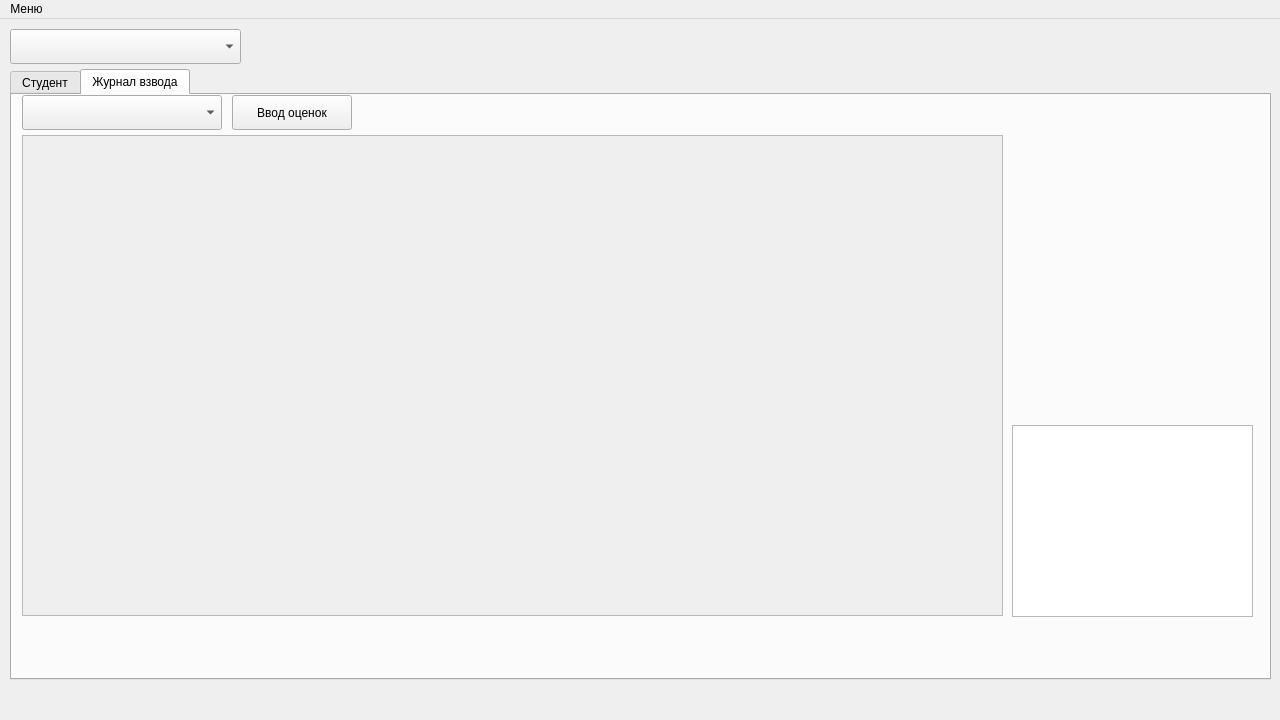
<?xml version="1.0" encoding="UTF-8"?>
<ui version="4.0">
 <class>wMarks</class>
 <widget class="QMainWindow" name="wMarks">
  <property name="geometry">
   <rect>
    <x>0</x>
    <y>0</y>
    <width>1280</width>
    <height>720</height>
   </rect>
  </property>
  <property name="windowTitle">
   <string>Электронный журнал</string>
  </property>
  <widget class="QWidget" name="centralwidget">
   <widget class="QComboBox" name="cbSquad">
    <property name="geometry">
     <rect>
      <x>10</x>
      <y>10</y>
      <width>231</width>
      <height>35</height>
     </rect>
    </property>
   </widget>
   <widget class="QTabWidget" name="tabWidget">
    <property name="geometry">
     <rect>
      <x>10</x>
      <y>50</y>
      <width>1261</width>
      <height>611</height>
     </rect>
    </property>
    <property name="currentIndex">
     <number>1</number>
    </property>
    <widget class="QWidget" name="twStudent">
     <attribute name="title">
      <string>Студент</string>
     </attribute>
     <widget class="QTabWidget" name="twStudentInfo">
      <property name="geometry">
       <rect>
        <x>10</x>
        <y>45</y>
        <width>1240</width>
        <height>510</height>
       </rect>
      </property>
      <property name="currentIndex">
       <number>2</number>
      </property>
      <widget class="QWidget" name="tabGeneralInfo">
       <attribute name="title">
        <string>Информация</string>
       </attribute>
       <widget class="QGroupBox" name="gbName">
        <property name="geometry">
         <rect>
          <x>10</x>
          <y>10</y>
          <width>171</width>
          <height>131</height>
         </rect>
        </property>
        <property name="baseSize">
         <size>
          <width>50</width>
          <height>50</height>
         </size>
        </property>
        <property name="autoFillBackground">
         <bool>false</bool>
        </property>
        <property name="title">
         <string>ФИО</string>
        </property>
        <property name="flat">
         <bool>true</bool>
        </property>
        <property name="checkable">
         <bool>false</bool>
        </property>
        <widget class="QLabel" name="lLast">
         <property name="geometry">
          <rect>
           <x>10</x>
           <y>30</y>
           <width>181</width>
           <height>21</height>
          </rect>
         </property>
         <property name="text">
          <string>TextLabel</string>
         </property>
        </widget>
        <widget class="QLabel" name="lFirst">
         <property name="geometry">
          <rect>
           <x>10</x>
           <y>60</y>
           <width>181</width>
           <height>21</height>
          </rect>
         </property>
         <property name="text">
          <string>TextLabel</string>
         </property>
        </widget>
        <widget class="QLabel" name="lMiddle">
         <property name="geometry">
          <rect>
           <x>10</x>
           <y>90</y>
           <width>181</width>
           <height>21</height>
          </rect>
         </property>
         <property name="text">
          <string>TextLabel</string>
         </property>
        </widget>
       </widget>
       <widget class="QGroupBox" name="gbDiscipline">
        <property name="geometry">
         <rect>
          <x>10</x>
          <y>140</y>
          <width>171</width>
          <height>91</height>
         </rect>
        </property>
        <property name="baseSize">
         <size>
          <width>50</width>
          <height>50</height>
         </size>
        </property>
        <property name="autoFillBackground">
         <bool>false</bool>
        </property>
        <property name="title">
         <string>Дисциплина</string>
        </property>
        <property name="flat">
         <bool>true</bool>
        </property>
        <property name="checkable">
         <bool>false</bool>
        </property>
        <widget class="QLabel" name="lBad">
         <property name="geometry">
          <rect>
           <x>10</x>
           <y>30</y>
           <width>101</width>
           <height>21</height>
          </rect>
         </property>
         <property name="text">
          <string>Взысканий:</string>
         </property>
        </widget>
        <widget class="QLabel" name="lGood">
         <property name="geometry">
          <rect>
           <x>10</x>
           <y>60</y>
           <width>111</width>
           <height>21</height>
          </rect>
         </property>
         <property name="text">
          <string>Поощрений:</string>
         </property>
        </widget>
        <widget class="QLabel" name="lBadCnt">
         <property name="geometry">
          <rect>
           <x>120</x>
           <y>30</y>
           <width>41</width>
           <height>21</height>
          </rect>
         </property>
         <property name="text">
          <string>0</string>
         </property>
        </widget>
        <widget class="QLabel" name="lGoodCnt">
         <property name="geometry">
          <rect>
           <x>120</x>
           <y>60</y>
           <width>41</width>
           <height>21</height>
          </rect>
         </property>
         <property name="text">
          <string>0</string>
         </property>
        </widget>
       </widget>
       <widget class="QGroupBox" name="gbAverage">
        <property name="geometry">
         <rect>
          <x>180</x>
          <y>10</y>
          <width>321</width>
          <height>210</height>
         </rect>
        </property>
        <property name="title">
         <string>Успеваемость</string>
        </property>
        <widget class="QTableView" name="tAverage">
         <property name="geometry">
          <rect>
           <x>10</x>
           <y>30</y>
           <width>250</width>
           <height>171</height>
          </rect>
         </property>
        </widget>
       </widget>
      </widget>
      <widget class="QWidget" name="tabCommand">
       <attribute name="title">
        <string>Дежурства</string>
       </attribute>
       <widget class="QPushButton" name="bAddDuty">
        <property name="geometry">
         <rect>
          <x>10</x>
          <y>420</y>
          <width>100</width>
          <height>35</height>
         </rect>
        </property>
        <property name="text">
         <string>Добавить</string>
        </property>
       </widget>
       <widget class="QTableView" name="tDuties">
        <property name="geometry">
         <rect>
          <x>5</x>
          <y>5</y>
          <width>1000</width>
          <height>400</height>
         </rect>
        </property>
       </widget>
       <widget class="QLabel" name="lDuties">
        <property name="geometry">
         <rect>
          <x>10</x>
          <y>10</y>
          <width>321</width>
          <height>21</height>
         </rect>
        </property>
        <property name="text">
         <string>У студента нет дежурств</string>
        </property>
       </widget>
      </widget>
      <widget class="QWidget" name="tabDiscipline">
       <attribute name="title">
        <string>Дисциплина</string>
       </attribute>
       <widget class="QPushButton" name="bAddPenalty">
        <property name="geometry">
         <rect>
          <x>10</x>
          <y>420</y>
          <width>100</width>
          <height>35</height>
         </rect>
        </property>
        <property name="text">
         <string>Взыскание</string>
        </property>
       </widget>
       <widget class="QTableView" name="tPenalties">
        <property name="geometry">
         <rect>
          <x>5</x>
          <y>5</y>
          <width>1000</width>
          <height>400</height>
         </rect>
        </property>
       </widget>
       <widget class="QLabel" name="lPenalties">
        <property name="geometry">
         <rect>
          <x>10</x>
          <y>10</y>
          <width>321</width>
          <height>21</height>
         </rect>
        </property>
        <property name="text">
         <string>У студента нет поощрений и взысканий</string>
        </property>
       </widget>
       <widget class="QPushButton" name="bAddPromotion">
        <property name="geometry">
         <rect>
          <x>120</x>
          <y>420</y>
          <width>111</width>
          <height>35</height>
         </rect>
        </property>
        <property name="text">
         <string>Поощрение</string>
        </property>
       </widget>
      </widget>
      <widget class="QWidget" name="tabEvents">
       <attribute name="title">
        <string>Мероприятия</string>
       </attribute>
       <widget class="QTableView" name="tEvents">
        <property name="geometry">
         <rect>
          <x>5</x>
          <y>5</y>
          <width>1000</width>
          <height>400</height>
         </rect>
        </property>
       </widget>
       <widget class="QLabel" name="lEvents">
        <property name="geometry">
         <rect>
          <x>10</x>
          <y>10</y>
          <width>321</width>
          <height>21</height>
         </rect>
        </property>
        <property name="text">
         <string>Студент не участвовал в мероприятиях</string>
        </property>
       </widget>
       <widget class="QPushButton" name="bAddEvent">
        <property name="geometry">
         <rect>
          <x>10</x>
          <y>420</y>
          <width>100</width>
          <height>35</height>
         </rect>
        </property>
        <property name="text">
         <string>Добавить</string>
        </property>
       </widget>
      </widget>
      <widget class="QWidget" name="tabAllMarks">
       <attribute name="title">
        <string>Все оценки</string>
       </attribute>
       <widget class="QPushButton" name="bMarksInputStudent">
        <property name="geometry">
         <rect>
          <x>10</x>
          <y>0</y>
          <width>120</width>
          <height>35</height>
         </rect>
        </property>
        <property name="text">
         <string>Ввод оценок</string>
        </property>
       </widget>
       <widget class="QTableView" name="tMarksStudent">
        <property name="enabled">
         <bool>false</bool>
        </property>
        <property name="geometry">
         <rect>
          <x>10</x>
          <y>40</y>
          <width>971</width>
          <height>401</height>
         </rect>
        </property>
       </widget>
       <widget class="QPushButton" name="bAddDate">
        <property name="geometry">
         <rect>
          <x>130</x>
          <y>0</y>
          <width>160</width>
          <height>35</height>
         </rect>
        </property>
        <property name="text">
         <string>Добавление даты</string>
        </property>
       </widget>
      </widget>
     </widget>
     <widget class="QComboBox" name="cbStudent">
      <property name="geometry">
       <rect>
        <x>5</x>
        <y>5</y>
        <width>200</width>
        <height>35</height>
       </rect>
      </property>
      <item>
       <property name="text">
        <string/>
       </property>
      </item>
     </widget>
    </widget>
    <widget class="QWidget" name="twSubject">
     <attribute name="title">
      <string>Журнал взвода</string>
     </attribute>
     <widget class="QComboBox" name="cbSubject">
      <property name="geometry">
       <rect>
        <x>10</x>
        <y>0</y>
        <width>200</width>
        <height>35</height>
       </rect>
      </property>
      <item>
       <property name="text">
        <string/>
       </property>
      </item>
     </widget>
     <widget class="QPushButton" name="bMarksInputSubject">
      <property name="geometry">
       <rect>
        <x>220</x>
        <y>0</y>
        <width>120</width>
        <height>35</height>
       </rect>
      </property>
      <property name="text">
       <string>Ввод оценок</string>
      </property>
     </widget>
     <widget class="QTableView" name="tMarksSubject">
      <property name="enabled">
       <bool>false</bool>
      </property>
      <property name="geometry">
       <rect>
        <x>10</x>
        <y>40</y>
        <width>981</width>
        <height>481</height>
       </rect>
      </property>
     </widget>
     <widget class="QTableView" name="tSquadAverage">
      <property name="geometry">
       <rect>
        <x>1000</x>
        <y>330</y>
        <width>241</width>
        <height>192</height>
       </rect>
      </property>
     </widget>
    </widget>
   </widget>
  </widget>
  <widget class="QMenuBar" name="menubar">
   <property name="geometry">
    <rect>
     <x>0</x>
     <y>0</y>
     <width>1280</width>
     <height>29</height>
    </rect>
   </property>
   <widget class="QMenu" name="menutest">
    <property name="title">
     <string>Меню</string>
    </property>
   </widget>
   <addaction name="menutest"/>
  </widget>
 </widget>
 <resources/>
 <connections/>
</ui>
